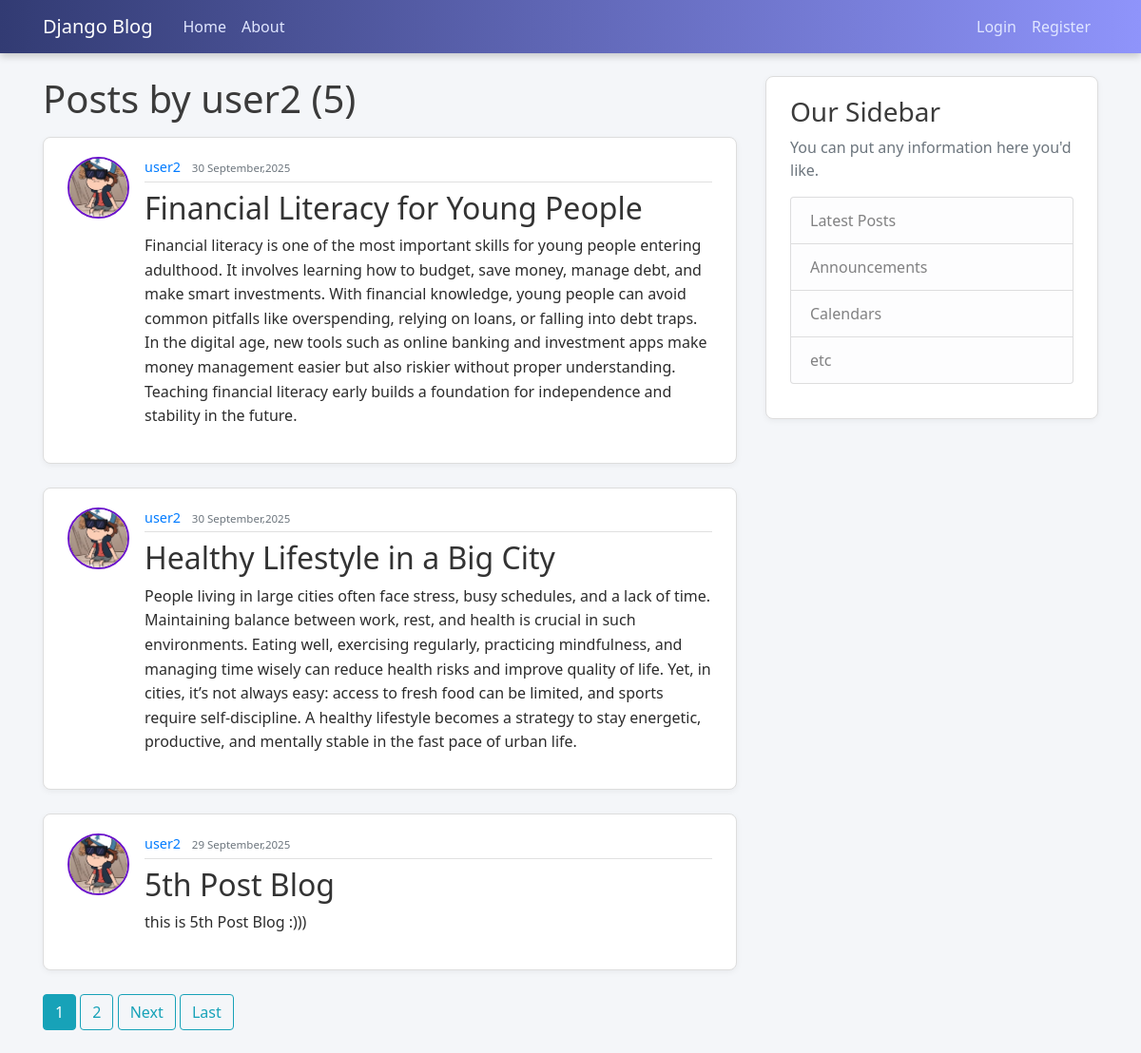
The page /user/user2 on the database its author committed.
### blog/models.py (models this page shows, shortened)
class Post(models.Model):
    title = models.CharField(max_length=100)
    content = models.TextField()
    date_posted = models.DateTimeField(default=timezone.now)
    author = models.ForeignKey(User,on_delete=models.CASCADE)

### users/models.py (models this page shows, shortened)
class Profile(models.Model):
    user = models.OneToOneField(User, on_delete=models.CASCADE)
    image = models.ImageField(default='default.jpg', upload_to='profile pics')

### blog/views.py (the view)
# urls.py: path('user/<str:username>', UserPostListView.as_view(), name='user-posts'),
class UserPostListView(ListView):
    model = Post
    template_name = 'blog/user_posts.html'
    context_object_name = 'posts'
    ordering = ['-date_posted']
    paginate_by = 3
    def get_queryset(self):
      user = get_object_or_404(User,username=self.kwargs.get('username'))
      return Post.objects.filter(author=user).order_by('-date_posted')

### blog/templates/blog/user_posts.html (shortened to what this page needs)
{% extends "blog/base.html" %}
{% block content %}
    <h1 class="mb-3">Posts by {{ view.kwargs.username }} ({{ page_obj.paginator.count }})</h1>
    {% for post in posts %}
        <article class="media content-section">
            <img class = "rounded-circle article-img" src="{{ post.author.profile.image.url }}">
          <div class="media-body">
            <div class="article-metadata">
              <a class="mr-2" href="{% url 'user-posts' post.author.username %}">{{ post.author }}</a>
              <small class="text-muted">{{ post.date_posted | date:"d F,Y"}}</small>
            </div>
            <h2><a class="article-title" href="{% url 'post-detail' post.id  %}">{{ post.title }}</a></h2>
            <p class="article-content">{{ post.content }}</p>
          </div>
        </article>
    {% endfor %}
    {% if is_paginated %}
        {% for num in page_obj.paginator.page_range %}
            {% if page_obj.number == num %}
            <a class="btn btn-info mb-4" href="?page={{ num }}">{{ num }}</a>
        {% elif num > page_obj.number|add:'-3' and num < page_obj.number|add:'3' %}
        <a class="btn btn-outline-info mb-4" href="?page={{ num }}">{{ num }}</a>
            {% endif %}
        {% endfor %}
        {% if page_obj.has_next %}
            <a class="btn btn-outline-info mb-4" href="?page={{page_obj.next_page_number}}">Next</a>
            <a class="btn btn-outline-info mb-4" href="?page={{ page_obj.paginator.num_pages }}">Last</a>
        {% endif %}
    {% endif %}
{% endblock content %}

### blog/static/blog/main.css (style rules this page uses)
body { background: #f4f6f9; color: #2c2c2c; margin-top: 5rem; font-family: 'Segoe UI', Tahoma, Geneva, Verdana, sans-serif; }
h1, h2, h3, h4, h5, h6 { color: #3b3b3b; }
.content-section { background: #ffffff; padding: 20px 25px; border: 1px solid #dddddd; border-radius: 8px; margin-bottom: 25px; box-shadow: 0 2px 6px rgba(0, 0, 0, 0.05); }
.article-title { color: #333333; transition: color 0.3s; }
.article-content { white-space: pre-line; line-height: 1.6; }
.article-img { height: 65px; width: 65px; margin-right: 16px; border-radius: 50%; object-fit: cover; border: 2px solid #6a11cb; }
.article-metadata { padding-bottom: 4px; margin-bottom: 8px; border-bottom: 1px solid #e0e0e0; font-size: 0.9rem; color: #666666; }

### rows shown on the page
Post: author.profile.image (picture), author "user2", date_posted "30 September,2025", title "Financial Literacy for Young People", content "Financial literacy is one of the most important skills for young people entering adulthood. It involves learning how to budget, save money, manage debt, and make smart investments. With financial knowledge, young people can avoid common pitfalls like overspending, relying on loans, or falling into debt traps. In the digital age, new tools such as online banking and investment apps make money management easier but also riskier without proper understanding. Teaching financial literacy early builds a foundation for independence and stability in the future."
Post: author.profile.image (picture), author "user2", date_posted "30 September,2025", title "Healthy Lifestyle in a Big City", content "People living in large cities often face stress, busy schedules, and a lack of time. Maintaining balance between work, rest, and health is crucial in such environments. Eating well, exercising regularly, practicing mindfulness, and managing time wisely can reduce health risks and improve quality of life. Yet, in cities, it’s not always easy: access to fresh food can be limited, and sports require self-discipline. A healthy lifestyle becomes a strategy to stay energetic, productive, and mentally stable in the fast pace of urban life."
Post: author.profile.image (picture), author "user2", date_posted "29 September,2025", title "5th Post Blog", content "this is 5th Post Blog :)))"

### other values the page prints
{{ view.kwargs.username }} "user2"
{{ page_obj.paginator.count }} "5"
{{ num }} "1"
{{ num }} "2"
